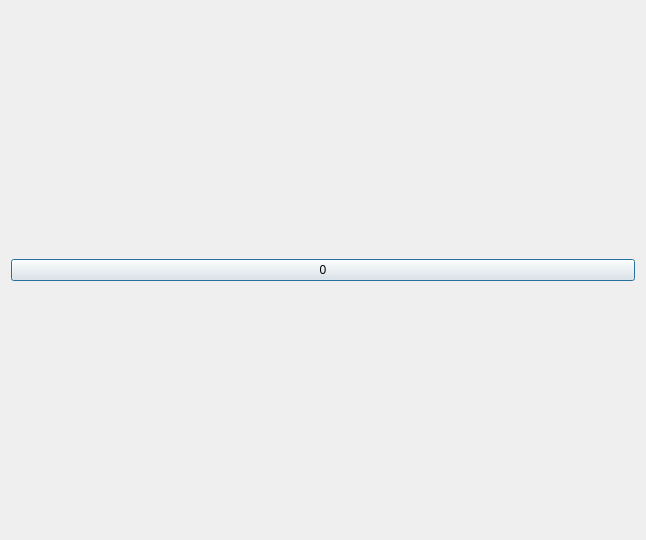
<?xml version="1.0" encoding="UTF-8"?>
<ui version="4.0">
 <class>Dialog</class>
 <widget class="QDialog" name="Dialog">
  <property name="geometry">
   <rect>
    <x>0</x>
    <y>0</y>
    <width>646</width>
    <height>540</height>
   </rect>
  </property>
  <property name="windowTitle">
   <string>Dialog</string>
  </property>
  <layout class="QHBoxLayout" name="horizontalLayout">
   <item>
    <widget class="QPushButton" name="number">
     <property name="text">
      <string>0</string>
     </property>
    </widget>
   </item>
  </layout>
 </widget>
 <resources/>
 <connections>
  <connection>
   <sender>number</sender>
   <signal>clicked()</signal>
   <receiver>Dialog</receiver>
   <slot>add_number()</slot>
   <hints>
    <hint type="sourcelabel">
     <x>297</x>
     <y>274</y>
    </hint>
    <hint type="destinationlabel">
     <x>294</x>
     <y>355</y>
    </hint>
   </hints>
  </connection>
 </connections>
 <slots>
  <slot>add_number()</slot>
 </slots>
</ui>
